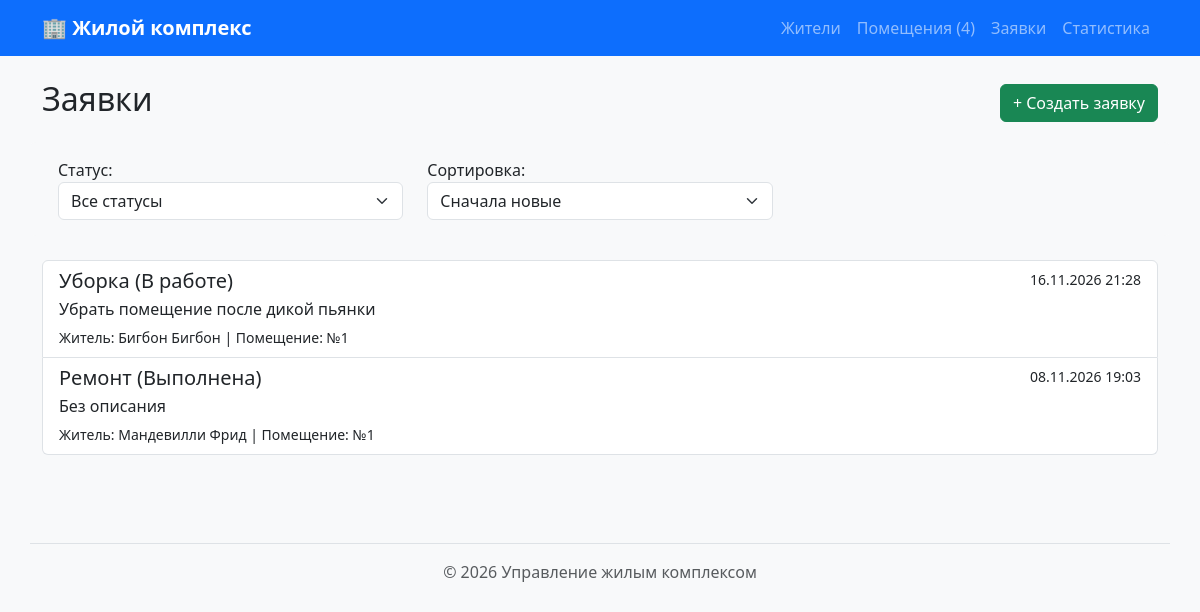
Screenshot of /residents/requests/ with the database file from the repository.
### residents/models.py (models this page shows, shortened)
class Request(models.Model):
    class Status(models.TextChoices):
        NEW = "new", "Новая"
        IN_PROGRESS = "in_progress", "В работе"
        COMPLETED = "completed", "Выполнена"
    resident = models.ForeignKey(
        Resident,
        on_delete=models.CASCADE,
        related_name="requests",
        verbose_name="Житель"
    )
    premise = models.ForeignKey(
        Premise,
        on_delete=models.CASCADE,
        related_name="requests",
        verbose_name="Помещение"
    )
    request_type = models.CharField(max_length=100, verbose_name="Тип заявки")
    description = models.TextField(verbose_name="Описание", blank=True)
    status = models.CharField(
        max_length=20,
        choices=Status.choices,
        default=Status.NEW,
        verbose_name="Статус"
    )
    created_at = models.DateTimeField(
        auto_now_add=True,
        verbose_name="Дата создания"
    )
    class Meta:
        ordering = ["-created_at"]
        verbose_name = "Заявка"
        verbose_name_plural = "Заявки"

class Resident(models.Model):
    full_name = models.CharField(max_length=200, verbose_name="ФИО")
    apartment_number = models.PositiveIntegerField(verbose_name="Квартира")
    phone = models.CharField(
        max_length=20,
        verbose_name="Телефон",
        blank=True,
        null=True
    )
    status = models.CharField(max_length=50, verbose_name="Статус")
    class Meta:
        ordering = ["full_name"]
        verbose_name = "Житель"
        verbose_name_plural = "Жители"

### premises/models.py (models this page shows, shortened)
class Premise(models.Model):
    number = models.PositiveIntegerField(verbose_name="Номер помещения")
    premise_type = models.CharField(max_length=50, verbose_name="Тип")
    area = models.FloatField(verbose_name="Площадь")
    slug = models.SlugField(
        max_length=180,
        unique=True,
        blank=True,
        editable=False,
        verbose_name="URL-идентификатор"
    )
    is_large = models.GeneratedField(
        expression=Case(
            When(area__gte=100.0, then=Value(True)),
            default=Value(False),
            output_field=models.BooleanField(),
        ),
        output_field=models.BooleanField(),
        db_persist=True,
        verbose_name="Большое помещение (от 100 кв.м)"
    )
    class Meta:
        ordering = ["number"]
        verbose_name = "Помещение"
        verbose_name_plural = "Помещения"

### residents/views.py (the view)
# urls.py: path("requests/", views.request_list, name="requests"),
def request_list(request):
    requests_list = Request.objects.all().select_related('resident', 'premise')
    status_filter = request.GET.get('status', '')
    if status_filter:
        requests_list = requests_list.filter(status=status_filter)
    sort = request.GET.get('sort', '-created_at') # по умолчанию новые сверху
    if sort in ['created_at', '-created_at', 'request_type']:
        requests_list = requests_list.order_by(sort)
    paginator = Paginator(requests_list, 5)
    page_obj = paginator.get_page(request.GET.get('page'))
    context = {
        'requests': page_obj,
        'page_obj': page_obj,
        'status_filter': status_filter,
        'sort': sort,
        'statuses': Request.Status.choices,
    }
    return render(request, 'residents/request_list.html', context)

### premises/context_processors.py (called while the page is built)
def premise_context(request):
    return {
        "site_name": "Жилой комплекс",
        "premises_count": Premise.objects.count(),
    }

### residents/templates/residents/request_list.html (shortened to what this page needs)
{% extends "base.html" %}
{% block content %}
<div class="d-flex justify-content-between align-items-center mb-3">
    <h2>Заявки</h2>
    <a href="{% url 'residents:request_create' %}" class="btn btn-success">+ Создать заявку</a>
</div>
<form method="get" class="row mb-4 bg-light p-3 rounded">
    <div class="col-md-4">
        <label>Статус:</label>
        <select name="status" class="form-select" onchange="this.form.submit()">
            <option value="">Все статусы</option>
        </select>
    </div>
    <div class="col-md-4">
        <label>Сортировка:</label>
        <select name="sort" class="form-select" onchange="this.form.submit()">
            <option value="-created_at" {% if sort == '-created_at' %}selected{% endif %}>Сначала новые</option>
        </select>
    </div>
</form>
<ul class="list-group mb-3">
    {% for req in requests %}
    <li class="list-group-item">
        <div class="d-flex w-100 justify-content-between">
            <h5 class="mb-1">{{ req.request_type }} ({{ req.get_status_display }})</h5>
            <small>{{ req.created_at|date:"d.m.Y H:i" }}</small>
        </div>
        <p class="mb-1">{{ req.description|default:"Без описания" }}</p>
        <small>Житель: {{ req.resident.full_name }} | Помещение: №{{ req.premise.number }}</small>
    </li>
    {% empty %}
    <li class="list-group-item">Заявок не найдено.</li>
    {% endfor %}
</ul>
{% endblock %}

### homepage/static/homepage/css/style.css (style rules this page uses)
body { background-color: #f8f9fa; }

### rows the page displays
Request: request_type "Уборка", status "В работе", created_at "16.11.2026 21:28", description "Убрать помещение после дикой пьянки", resident.full_name "Бигбон Бигбон", premise.number "1"
Request: request_type "Ремонт", status "Выполнена", created_at "08.11.2026 19:03", description "Без описания", resident.full_name "Мандевилли Фрид", premise.number "1"

### other values shown
{{ site_name }} "Жилой комплекс"
{{ premises_count }} "4"
